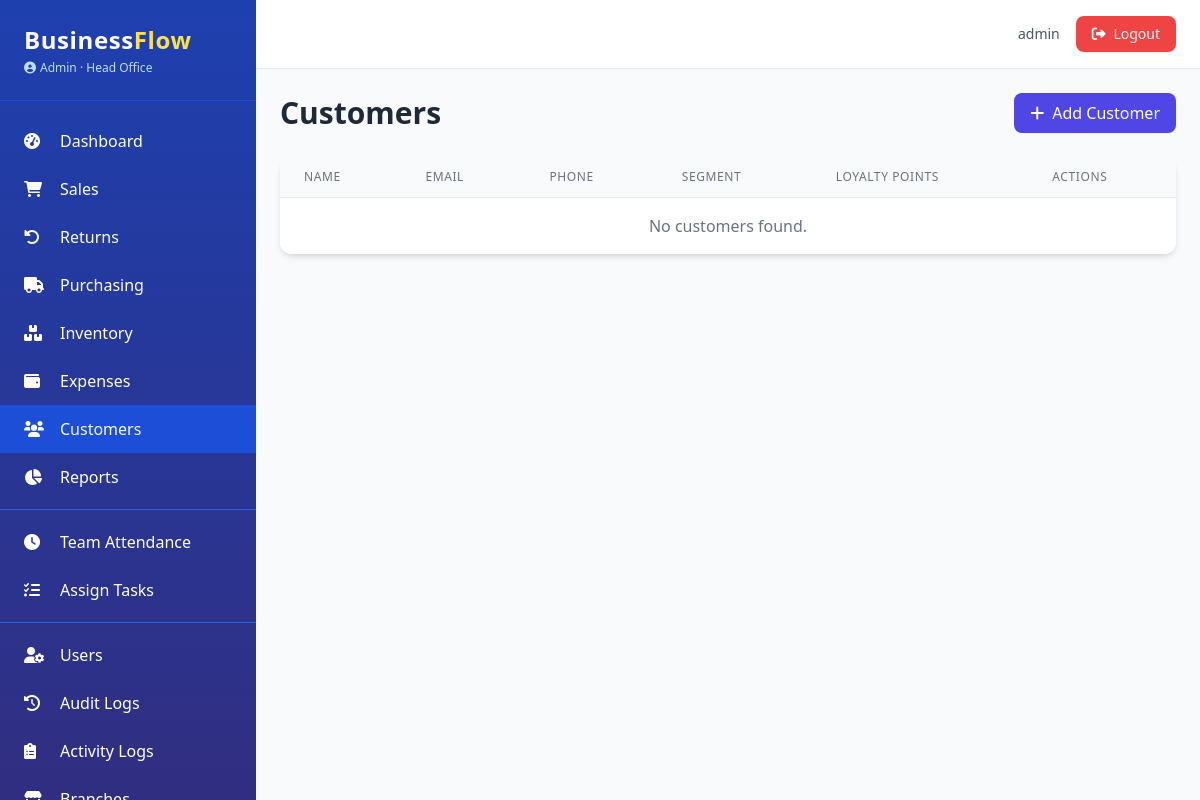
Before: /crm/customers (signed in) with the older database file.
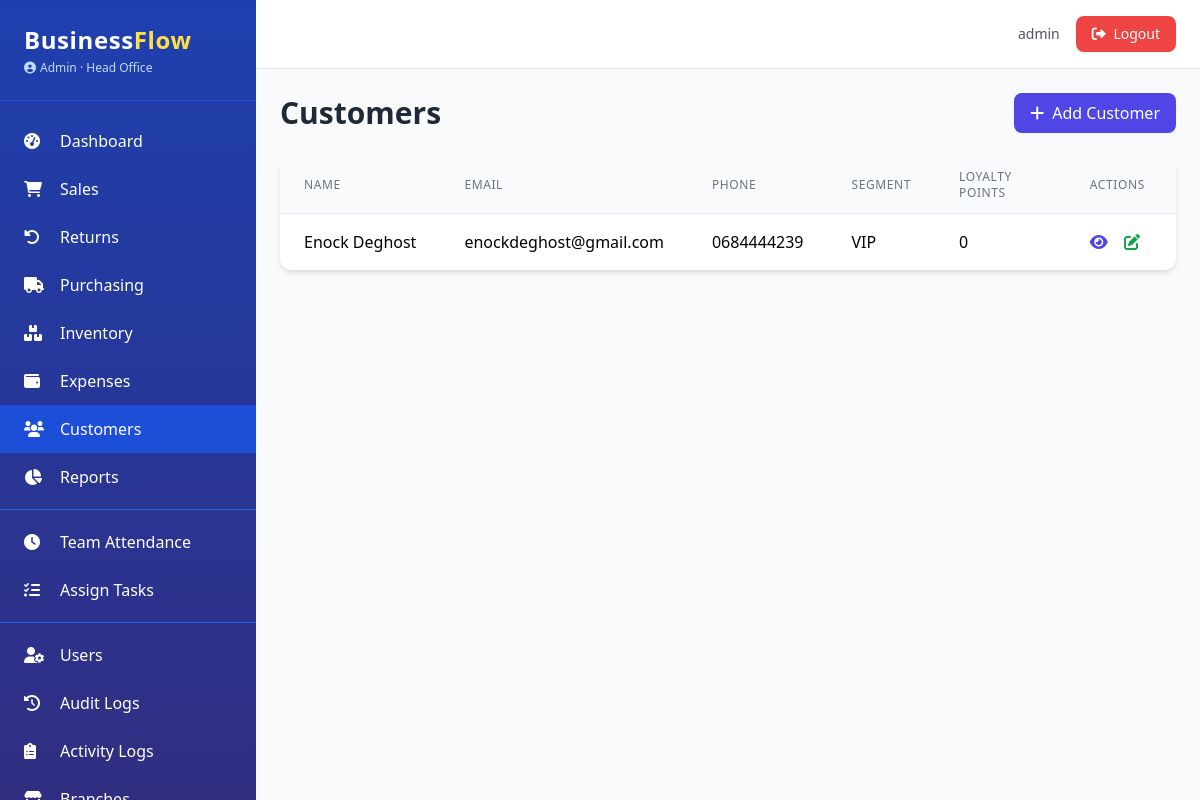
After: the same page with the newer database file.
### app.py (models this page shows, shortened)
class AuditMixin:
    @declared_attr
    def created_at(cls):
        return db.Column(db.DateTime, default=datetime.utcnow)

class SoftDeleteMixin:
    @classmethod
    def query_active(cls):
        return cls.query.filter(cls.deleted_at.is_(None))

class Customer(db.Model, AuditMixin, SoftDeleteMixin):
    __tablename__ = 'customers'
    id = db.Column(db.Integer, primary_key=True)
    name = db.Column(db.String(100), nullable=False)
    email = db.Column(db.String(120))
    phone = db.Column(db.String(20))
    address = db.Column(db.Text)
    loyalty_points = db.Column(db.Integer, default=0)
    segment = db.Column(db.String(50), default='Regular')
    birth_date = db.Column(db.Date)
    tax_id = db.Column(db.String(50))
    branch_id = db.Column(db.Integer, db.ForeignKey('branches.id'), nullable=True)
    branch = db.relationship('Branch')
    communications = db.relationship('CommunicationLog', backref='customer', lazy='dynamic')

### app.py (the view)
@crm_bp.route('/customers')
@login_required
@permission_required('view_customers')
def customer_list():
    page = request.args.get('page', 1, type=int)
    per_page = app.config.get('ITEMS_PER_PAGE', 20)
    query = Customer.query_active()
    pagination = query.order_by(Customer.created_at.desc()).paginate(page=page, per_page=per_page, error_out=False)
    return render_template('crm/list.html', pagination=pagination)

### app.py (called while the page is built)
@login_manager.user_loader
def load_user(user_id):
    return User.query_active().filter_by(id=int(user_id)).first()

def permission_required(permission):
    def decorator(f):
        @wraps(f)
        def decorated_function(*args, **kwargs):
            if not current_user.is_authenticated:
                abort(403)
            if not current_user.has_permission(permission):
                abort(403)
            return f(*args, **kwargs)
        return decorated_function
    return decorator

@app.context_processor
def inject_now():
    return {'now': datetime.utcnow(), 'current_year': datetime.utcnow().year}

    @property
    def is_admin(self):
        return self.role == 'Admin'

    def has_permission(self, perm):
        if self.is_admin:
            return True
        return perm in (self.permissions or [])

### templates/crm/list.html (shortened to what this page needs)
{% extends "base.html" %}
{% block content %}
<div class="flex justify-between items-center mb-6">
    <h1 class="text-3xl font-bold text-gray-800">Customers</h1>
    {% if current_user.has_permission('edit_customers') %}
    <a href="{{ url_for('crm.new_customer') }}" class="bg-indigo-600 hover:bg-indigo-700 text-white px-4 py-2 rounded-lg shadow-sm">
        <i class="fas fa-plus mr-2"></i>Add Customer
    </a>
    {% endif %}
</div>
<div class="bg-white rounded-xl shadow-md overflow-hidden">
    <table class="min-w-full divide-y divide-gray-200">
        <thead class="bg-gray-50">
            <tr>
                <th class="px-6 py-3 text-left text-xs font-medium text-gray-500 uppercase tracking-wider">Name</th>
                <th class="px-6 py-3 text-left text-xs font-medium text-gray-500 uppercase tracking-wider">Email</th>
                <th class="px-6 py-3 text-left text-xs font-medium text-gray-500 uppercase tracking-wider">Phone</th>
                <th class="px-6 py-3 text-left text-xs font-medium text-gray-500 uppercase tracking-wider">Segment</th>
                <th class="px-6 py-3 text-left text-xs font-medium text-gray-500 uppercase tracking-wider">Loyalty Points</th>
                <th class="px-6 py-3 text-left text-xs font-medium text-gray-500 uppercase tracking-wider">Actions</th>
            </tr>
        </thead>
        <tbody class="bg-white divide-y divide-gray-200">
            {% for customer in pagination.items %}
            <tr class="hover:bg-gray-50">
                <td class="px-6 py-4 whitespace-nowrap">{{ customer.name }}</td>
                <td class="px-6 py-4 whitespace-nowrap">{{ customer.email or '—' }}</td>
                <td class="px-6 py-4 whitespace-nowrap">{{ customer.phone or '—' }}</td>
                <td class="px-6 py-4 whitespace-nowrap">{{ customer.segment }}</td>
                <td class="px-6 py-4 whitespace-nowrap">{{ customer.loyalty_points }}</td>
                <td class="px-6 py-4 whitespace-nowrap">
                    <a href="{{ url_for('crm.customer_detail', customer_id=customer.id) }}" class="text-indigo-600 hover:text-indigo-900 mr-3" title="View">
                        <i class="fas fa-eye"></i>
                    </a>
                    {% if current_user.has_permission('edit_customers') %}
                    <a href="{{ url_for('crm.edit_customer', customer_id=customer.id) }}" class="text-green-600 hover:text-green-900 mr-3" title="Edit">
                        <i class="fas fa-edit"></i>
                    </a>
                    {% endif %}
                </td>
            </tr>
            {% else %}
            <tr>
                <td colspan="6" class="px-6 py-4 text-center text-gray-500">No customers found.</td>
            </tr>
            {% endfor %}
        </tbody>
    </table>
</div>
{% endblock %}

Changed rows visible on the page:
added Customer: name "Enock Deghost", email "enockdeghost@gmail.com", phone "0684444239", segment "VIP", loyalty_points "0"
Other visible differences:
text no longer shown: "No customers found."
